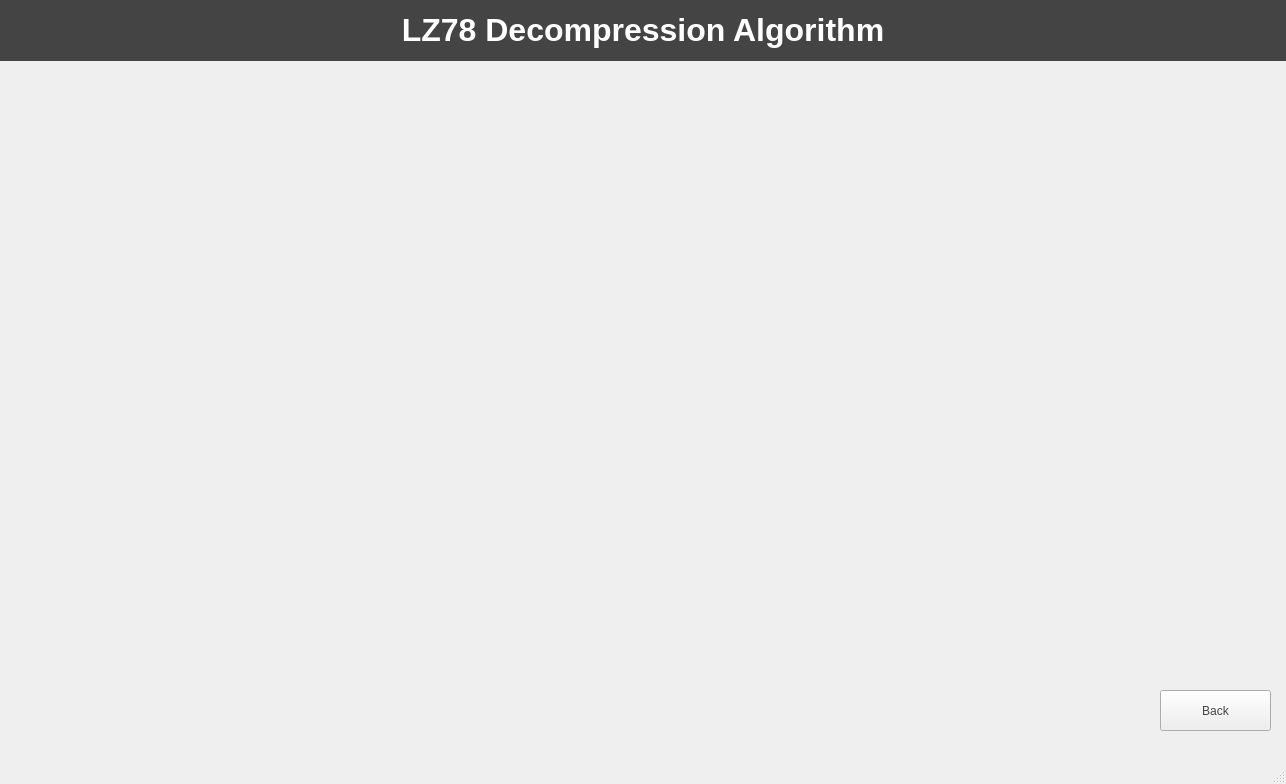
<?xml version="1.0" encoding="UTF-8"?>
<ui version="4.0">
 <class>MainWindow</class>
 <widget class="QMainWindow" name="MainWindow">
  <property name="geometry">
   <rect>
    <x>0</x>
    <y>0</y>
    <width>1286</width>
    <height>784</height>
   </rect>
  </property>
  <property name="windowTitle">
   <string>MainWindow</string>
  </property>
  <widget class="QWidget" name="centralwidget">
   <widget class="QLabel" name="label">
    <property name="geometry">
     <rect>
      <x>0</x>
      <y>0</y>
      <width>1286</width>
      <height>61</height>
     </rect>
    </property>
    <property name="font">
     <font>
      <pointsize>24</pointsize>
      <bold>true</bold>
     </font>
    </property>
    <property name="toolTip">
     <string>&lt;html&gt;&lt;head/&gt;&lt;body&gt;&lt;p&gt;&lt;br/&gt;&lt;/p&gt;&lt;/body&gt;&lt;/html&gt;</string>
    </property>
    <property name="whatsThis">
     <string>&lt;html&gt;&lt;head/&gt;&lt;body&gt;&lt;p&gt;&lt;br/&gt;&lt;/p&gt;&lt;/body&gt;&lt;/html&gt;</string>
    </property>
    <property name="styleSheet">
     <string notr="true">background-color: rgb(68, 68, 68);</string>
    </property>
    <property name="text">
     <string>&lt;html&gt;&lt;head/&gt;&lt;body&gt;&lt;p&gt;&lt;span style=&quot; color:#ffffff;&quot;&gt;LZ78 Decompression Algorithm&lt;/span&gt;&lt;/p&gt;&lt;/body&gt;&lt;/html&gt;</string>
    </property>
    <property name="alignment">
     <set>Qt::AlignCenter</set>
    </property>
   </widget>
   <widget class="QPushButton" name="pushButtonB78C">
    <property name="geometry">
     <rect>
      <x>1160</x>
      <y>690</y>
      <width>111</width>
      <height>41</height>
     </rect>
    </property>
    <property name="styleSheet">
     <string notr="true">color: rgb(68, 68, 68);</string>
    </property>
    <property name="text">
     <string>Back</string>
    </property>
   </widget>
  </widget>
  <widget class="QMenuBar" name="menubar">
   <property name="geometry">
    <rect>
     <x>0</x>
     <y>0</y>
     <width>1286</width>
     <height>22</height>
    </rect>
   </property>
  </widget>
  <widget class="QStatusBar" name="statusbar"/>
 </widget>
 <resources/>
 <connections/>
</ui>
